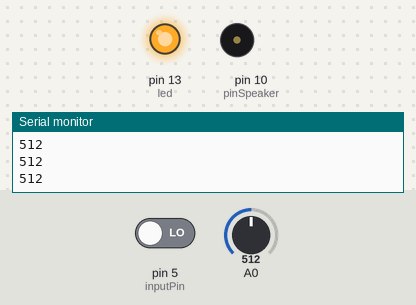
Simulated run of this sketch. Board: Arduino Uno, built with avr-gcc and run on an emulated ATmega328P. Parts: output pins drawn as LEDs (lit = HIGH), buzzer (waves = sounding, pin HIGH), the last lines printed to the serial monitor. The inputs (shaded band) are chosen by the test bench; at power-on: A0 = 512, pin 5 (inputPin) LOW.

Above: at 1.2 s.
1.3 s: A0 set to 32
2.8 s: A0 set to 26
At 3.2 s:
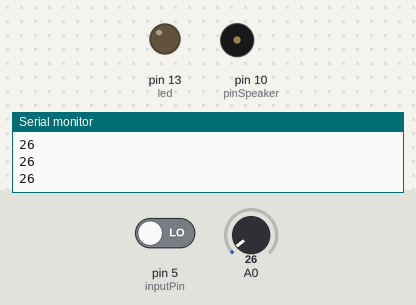
4.3 s: A0 set to 122
At 5.5 s:
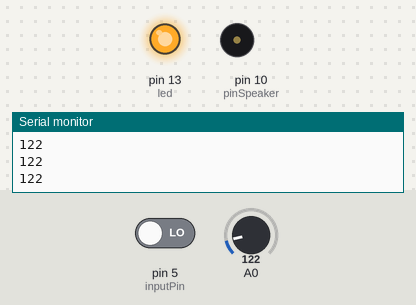
5.8 s: A0 set to 20
At 6.7 s:
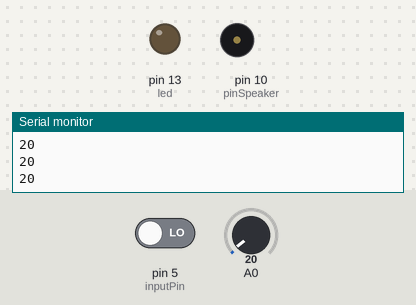
Timing chart, 0 to 8.3 s (numbered marks = the images above; inputs shaded):
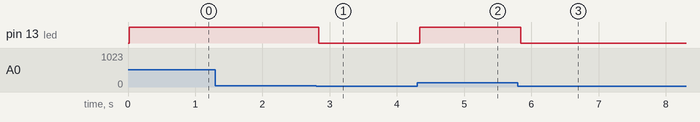

Measured:
- the behaviour switches between 30 and 29 on A0 (found by bisection; images 0 and 1)
- after the input at 2.8 s, pin 13 (led): HIGH → LOW at once
- after the input at 4.3 s, pin 13 (led): LOW → HIGH at once
- after the input at 5.8 s, pin 13 (led): HIGH → LOW at once

The sketch:

machinefault.ino
```cpp
int led = 13;
int threshold = 30;
int volume;
int inputPin=5;
int val=0;//State of Vibration sensor, low/high
int pinSpeaker = 10;


void setup()
{
  Serial.begin(9600); // For debugging
  pinMode(led, OUTPUT);
   pinMode(pinSpeaker, OUTPUT);
    pinMode(inputPin, INPUT);
}


void loop() {

  volume = analogRead(A0); // Reads the value from the Analog PIN A0


    Serial.println(volume);
    delay(20);


  if(volume>=threshold)
{
    digitalWrite(led, HIGH); //Turn ON Led
  }


else
{
    digitalWrite(led, LOW); // Turn OFF Led
  }

 {
 val = digitalRead(inputPin);
 if (val == HIGH) {
    digitalWrite(led, HIGH);
  delay(150);}}
}


void playTone(long duration, int freq)
{
    duration *= 1000;
    int period = (1.0 / freq) * 1000000;
    long elapsed_time = 0;
    while (elapsed_time < duration) {
        digitalWrite(pinSpeaker,HIGH);
        delayMicroseconds(period / 2);
        digitalWrite(pinSpeaker, LOW);
        delayMicroseconds(period / 2);
        elapsed_time += (period);
    }
}
```
